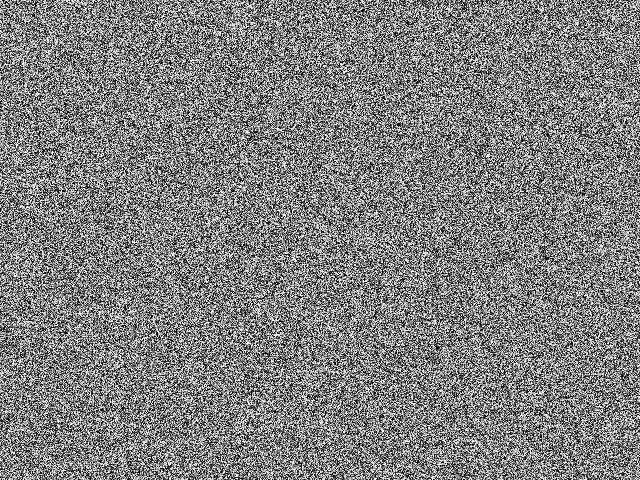
//> input picture test.png, 640 x 480 px, given in place of the camera
$ ./gms_matcher   (built with g++ and OpenCV 4)
//> lines starting //> are read from the running program, lines starting //| are printed output that depends on the picture
#include <iostream>
#include <opencv2/core.hpp>
#include <opencv2/videoio.hpp>
#include <opencv2/highgui.hpp>
#include <opencv2/imgproc.hpp>
#include <opencv2/features2d.hpp>
#include <opencv2/flann.hpp>
#include <opencv2/xfeatures2d.hpp>

using namespace cv;
using namespace cv::xfeatures2d;

////////////////////////////////////////////////////
// This program demonstrates the GMS matching strategy.
int
main(int argc, char* argv[]) {
  const char* keys =
      "{ h help        |                  | print help message  }"
      "{ l left        |                  | specify left (reference) image  }"
      "{ r right       |                  | specify right (query) image }"
      "{ camera        | 0                | specify the camera device number }"
      "{ nfeatures     | 10000            | specify the maximum number of ORB features }"
      "{ fastThreshold | 20               | specify the FAST threshold }"
      "{ drawSimple    | true             | do not draw not matched keypoints }"
      "{ withRotation  | false            | take rotation into account }"
      "{ withScale     | false            | take scale into account }";

  CommandLineParser cmd(argc, argv, keys);
  if(cmd.has("help")) {
    std::cout << "Usage: gms_matcher [options]" << std::endl;
    std::cout << "Available options:" << std::endl;
    cmd.printMessage();
    return EXIT_SUCCESS;
  }

  Ptr<Feature2D> orb = ORB::create(cmd.get<int>("nfeatures"));
  orb.dynamicCast<cv::ORB>()->setFastThreshold(cmd.get<int>("fastThreshold"));
  Ptr<DescriptorMatcher> matcher = DescriptorMatcher::create("BruteForce-Hamming");

  if(!cmd.get<String>("left").empty() && !cmd.get<String>("right").empty()) {
    Mat imgL = imread(cmd.get<String>("left"));
    Mat imgR = imread(cmd.get<String>("right"));

    std::vector<KeyPoint> kpRef, kpCur;
    Mat descRef, descCur;
    orb->detectAndCompute(imgL, noArray(), kpRef, descRef);
    orb->detectAndCompute(imgR, noArray(), kpCur, descCur);

    std::vector<DMatch> matchesAll, matchesGMS;
    matcher->match(descCur, descRef, matchesAll);

    matchGMS(imgR.size(),
             imgL.size(),
             kpCur,
             kpRef,
             matchesAll,
             matchesGMS,
             cmd.get<bool>("withRotation"),
             cmd.get<bool>("withScale"));
    std::cout << "matchesGMS: " << matchesGMS.size() << std::endl;

    Mat frameMatches;
    if(cmd.get<bool>("drawSimple"))
      drawMatches(imgR,
                  kpCur,
                  imgL,
                  kpRef,
                  matchesGMS,
                  frameMatches,
                  Scalar::all(-1),
                  Scalar::all(-1),
                  std::vector<char>(),
                  DrawMatchesFlags::NOT_DRAW_SINGLE_POINTS);
    else
      drawMatches(imgR, kpCur, imgL, kpRef, matchesGMS, frameMatches);
    imshow("Matches GMS", frameMatches);
    waitKey();
  } else {
    std::vector<KeyPoint> kpRef;
    Mat descRef;

    VideoCapture capture(cmd.get<int>("camera"));
    // Camera warm-up
    for(int i = 0; i < 10; i++) {
      Mat frame;
      capture >> frame;
//> frame is the input picture: 480 rows x 640 cols, CV_8UC3; min 0, max 255, mean 127.6
    }

    Mat frameRef;
    for(;;) {
      Mat frame;
      capture >> frame;

      if(frameRef.empty()) {
        frame.copyTo(frameRef);
        orb->detectAndCompute(frameRef, noArray(), kpRef, descRef);
//> kpRef = 9069 keypoints; strongest (x, y, size): (195, 340, 31), (154, 334, 31), (51, 154, 31), (571, 127, 31)
      }

      TickMeter tm;
      tm.start();
      std::vector<KeyPoint> kp;
      Mat desc;
      orb->detectAndCompute(frame, noArray(), kp, desc);
//> kp has the same summary as kpRef
      tm.stop();
      double t_orb = tm.getTimeMilli();

      tm.reset();
      tm.start();
      std::vector<DMatch> matchesAll, matchesGMS;
      matcher->match(desc, descRef, matchesAll);
//> matchesAll = 9069 matches
      tm.stop();
      double t_match = tm.getTimeMilli();

      matchGMS(frame.size(),
               frameRef.size(),
               kp,
               kpRef,
               matchesAll,
               matchesGMS,
               cmd.get<bool>("withRotation"),
               cmd.get<bool>("withScale"));
//> matchesGMS = 9069 matches
      tm.stop();
      Mat frameMatches;
      if(cmd.get<bool>("drawSimple"))
        drawMatches(frame,
                    kp,
                    frameRef,
                    kpRef,
                    matchesGMS,
                    frameMatches,
                    Scalar::all(-1),
                    Scalar::all(-1),
                    std::vector<char>(),
                    DrawMatchesFlags::NOT_DRAW_SINGLE_POINTS);
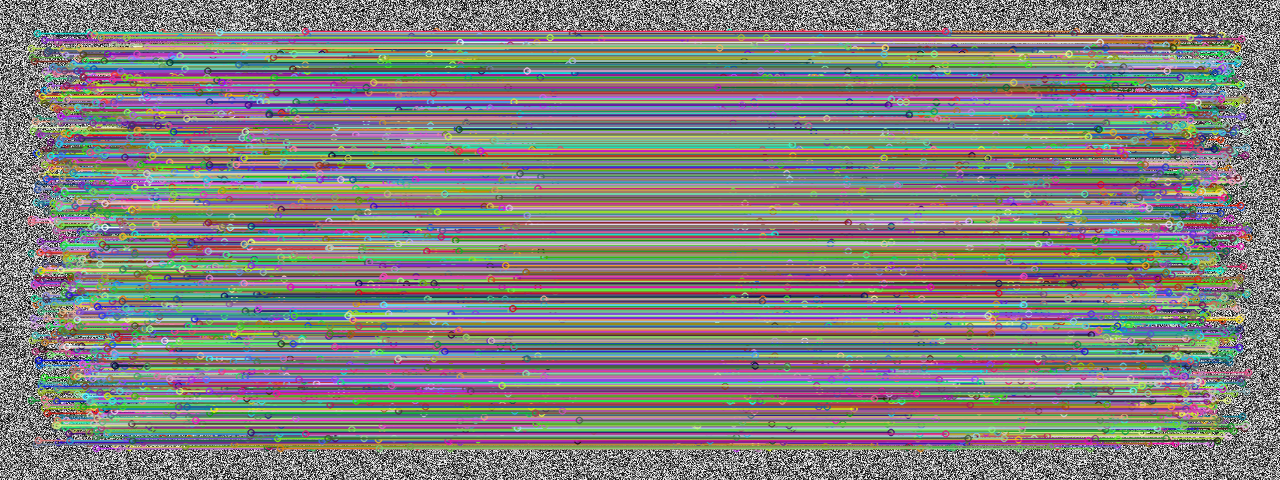
//> frameMatches: 480 rows x 1280 cols, CV_8UC3; mean B, G, R 126, 128.8, 130.5
      else
        drawMatches(frame, kp, frameRef, kpRef, matchesGMS, frameMatches);

      String label = format("ORB: %.2f ms", t_orb);
      putText(frameMatches, label, Point(20, 20), FONT_HERSHEY_SIMPLEX, 0.5, Scalar(0, 0, 255));
      label = format("Matching: %.2f ms", t_match);
      putText(frameMatches, label, Point(20, 40), FONT_HERSHEY_SIMPLEX, 0.5, Scalar(0, 0, 255));
      label = format("GMS matching: %.2f ms", tm.getTimeMilli());
      putText(frameMatches, label, Point(20, 60), FONT_HERSHEY_SIMPLEX, 0.5, Scalar(0, 0, 255));
      putText(frameMatches,
              "Press r to reinitialize the reference image.",
              Point(frameMatches.cols - 380, 20),
              FONT_HERSHEY_SIMPLEX,
              0.5,
              Scalar(0, 0, 255));
      putText(frameMatches,
              "Press esc to quit.",
              Point(frameMatches.cols - 180, 40),
              FONT_HERSHEY_SIMPLEX,
              0.5,
              Scalar(0, 0, 255));

      imshow("Matches GMS", frameMatches);
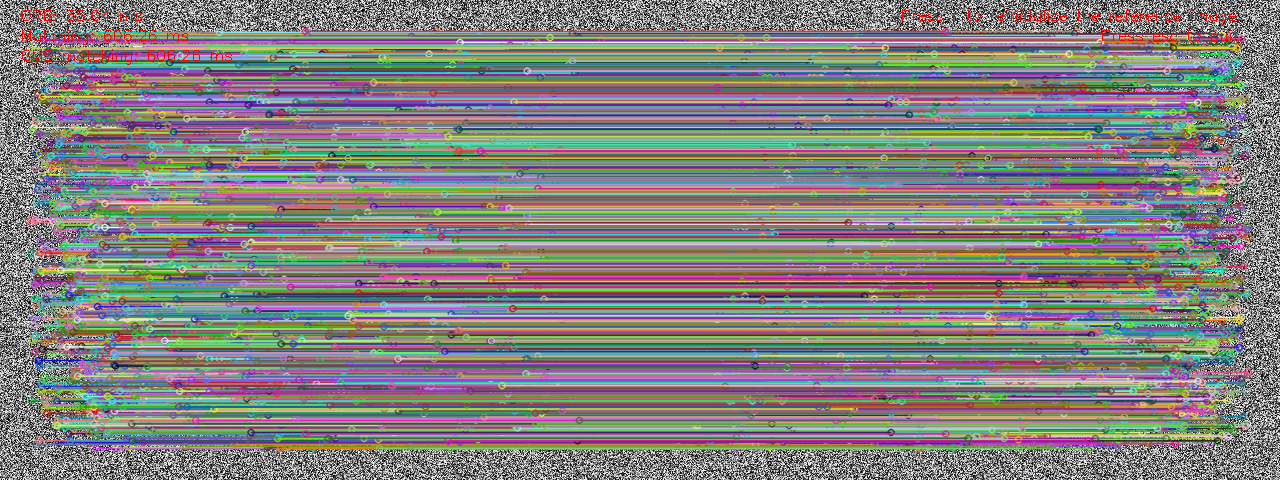
//> window 'Matches GMS': 480 rows x 1280 cols, CV_8UC3; mean B, G, R 125.6, 128.4, 130.9
      int c = waitKey(30);
//> the Esc key is pressed
      if(c == 27)
        break;
      else if(c == 'r') {
        frame.copyTo(frameRef);
        orb->detectAndCompute(frameRef, noArray(), kpRef, descRef);
      }
    }
  }

  return EXIT_SUCCESS;
}
